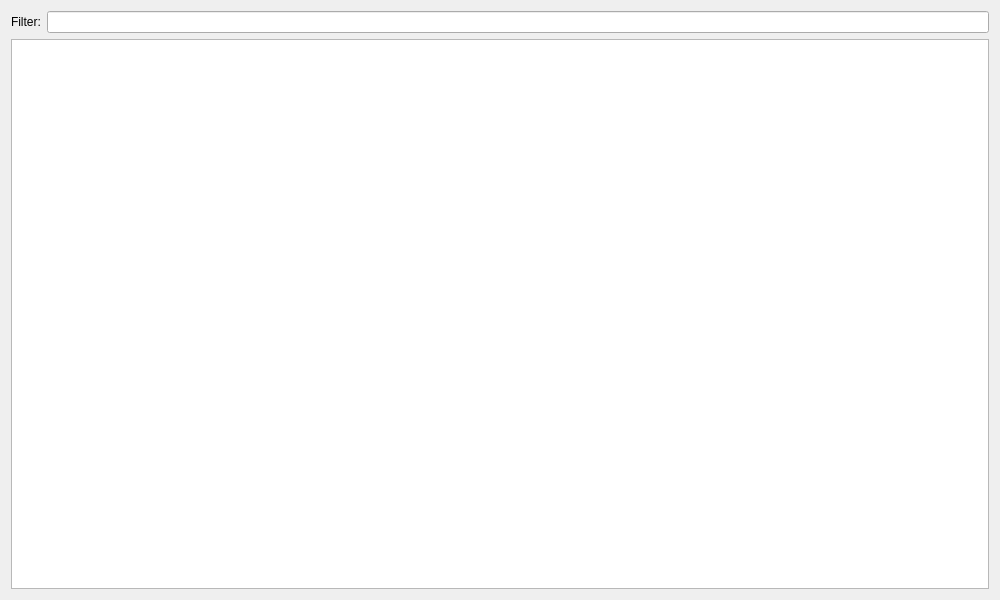
<?xml version="1.0" encoding="UTF-8"?>
<ui version="4.0">
 <class>StylesInCSSFilesWidget</class>
 <widget class="QWidget" name="StylesInCSSFilesWidget">
  <property name="geometry">
   <rect>
    <x>0</x>
    <y>0</y>
    <width>1000</width>
    <height>600</height>
   </rect>
  </property>
  <property name="windowTitle">
   <string>Style Classes in CSS Files</string>
  </property>
  <layout class="QVBoxLayout" name="verticalLayout">
   <item>
    <layout class="QHBoxLayout" name="horizontalLayout" stretch="0,0">
     <item>
      <widget class="QLabel" name="label">
       <property name="toolTip">
        <string>List only the file names which contain the text you enter.</string>
       </property>
       <property name="text">
        <string>Filter:</string>
       </property>
      </widget>
     </item>
     <item>
      <widget class="QLineEdit" name="Filter"/>
     </item>
    </layout>
   </item>
   <item>
    <widget class="QTreeView" name="fileTree">
     <property name="sizePolicy">
      <sizepolicy hsizetype="Preferred" vsizetype="Expanding">
       <horstretch>0</horstretch>
       <verstretch>0</verstretch>
      </sizepolicy>
     </property>
     <property name="showDropIndicator" stdset="0">
      <bool>false</bool>
     </property>
     <property name="alternatingRowColors">
      <bool>true</bool>
     </property>
     <property name="uniformRowHeights">
      <bool>false</bool>
     </property>
     <property name="sortingEnabled">
      <bool>true</bool>
     </property>
    </widget>
   </item>
  </layout>
 </widget>
 <resources/>
 <connections/>
</ui>
